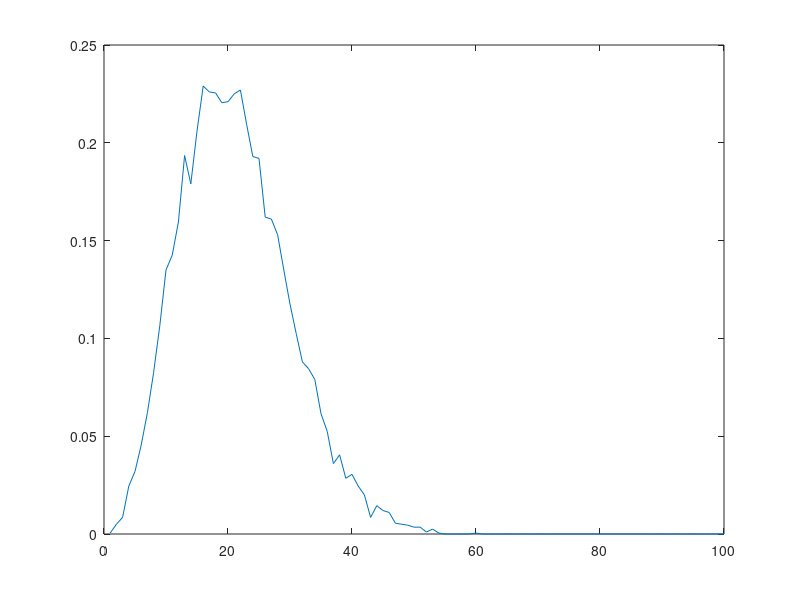

Write MATLAB code to recreate this figure. (Note: this script raises an error after producing the figure.)
trials=1e4;
steps=20;

% for alpha=1:7

alpha=1;
polar=zeros(steps,1);
azm=zeros(steps,1);
%% First step
D=zeros(trials,1);
liklihd=zeros(trials,1);
for i=1:trials
r=1;

%% Next steps
M=steps;
zzz=2*rand(M,1).^(1/alpha)-1;
polar=acos(zzz);
polar(1) = acos(2*rand()-1);
azm=rand(M,1)*2*pi;
x=sin(polar).*cos(azm);
y=sin(polar).*sin(azm);
z=cos(polar);
X=sum(x);
Y=sum(y);
Z=sum(z);
distance=sqrt(X^2+Y^2+Z^2);
D(i)=distance;
ZZZ=(((z+1)/2).^(1-alpha))/alpha;
liklihd(i)=prod(ZZZ);
end
% hist(D)

%% Binning
bins=100;
delt=steps/bins;
range_end=0;
prob=zeros(bins,1);
meansave=zeros(bins,1);
sigsave=zeros(bins,1);
COV=[];
for i=1:bins
   range_start=range_end;
   range_end=range_start+delt;
   interim=1*(D>=range_start & D<=range_end); 
   p=interim.*liklihd;
   prob(i)=sum(p);
   m=mean(p);                  % find the sample mean
   s=sqrt(var(p));             % and the standard deviation
   meansave(i)=m;              % save them
   sigsave(i)=s; 
end

%% Plotting
prob=prob./(trials*delt);
plot(prob);

% hold on
% end

%% large equation
clear X Y Z
N=20;
rmax=20;
r=1;
i=1;
p_check=[];
for r=0:0.2:rmax
ro=r/rmax;
L= @(x) 1/tanh(x)-1/x-ro;
x0=0.5;
linv = fzero(L,x0);
p_check(i)=ro*linv/(rmax*sqrt((pi/(2*N^3))*(1-ro^2-2*ro/(linv)))) * exp(-N*ro*linv) * (sinh(linv)/linv)^N;
i=i+1;
end

semilogy(p_check')
hold on
semilogy(prob)

%% Coefficient of variation
% COV=sigsave./meansave
% figure,plot(COV)
